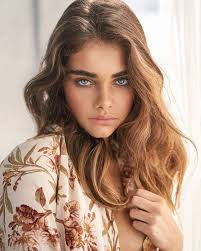
#> input picture images.jpg, 201 x 251 px
$ python problem-4.py
#> lines starting #> are read from the running program, lines starting #| are printed output that depends on the picture
import cv2
import imutils
import numpy as np
from matplotlib import pyplot as plt
im=cv2.imread("images.jpg")
#> im is the input picture: shape (251, 201, 3); mean B, G, R 132, 150.2, 179.5
(h, w) = im.shape[:2]
#> h = 251; w = 201
(cX, cY) = (w // 2, h // 2)
#> cX = 100; cY = 125
M = cv2.getRotationMatrix2D((cX, cY), 90, 1.0)
cos = np.abs(M[0, 0])
#> cos = 6.12e-17
sin = np.abs(M[0, 1])
#> sin = 1
nW = int((h * sin) + (w * cos))
#> nW = 251
nH = int((h * cos) + (w * sin))
#> nH = 201
M[0, 2] += (nW / 2) - cX
M[1, 2] += (nH / 2) - cY
rotmax=cv2.warpAffine(im, M, (nW, nH))
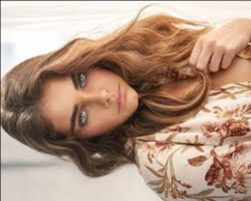
#> rotmax: shape (201, 251, 3); mean B, G, R 131.5, 149.6, 178.8
#cv2.imwrite("problem-4.jpg",rotmax)
plt.imshow(rotmax)
plt.show()
